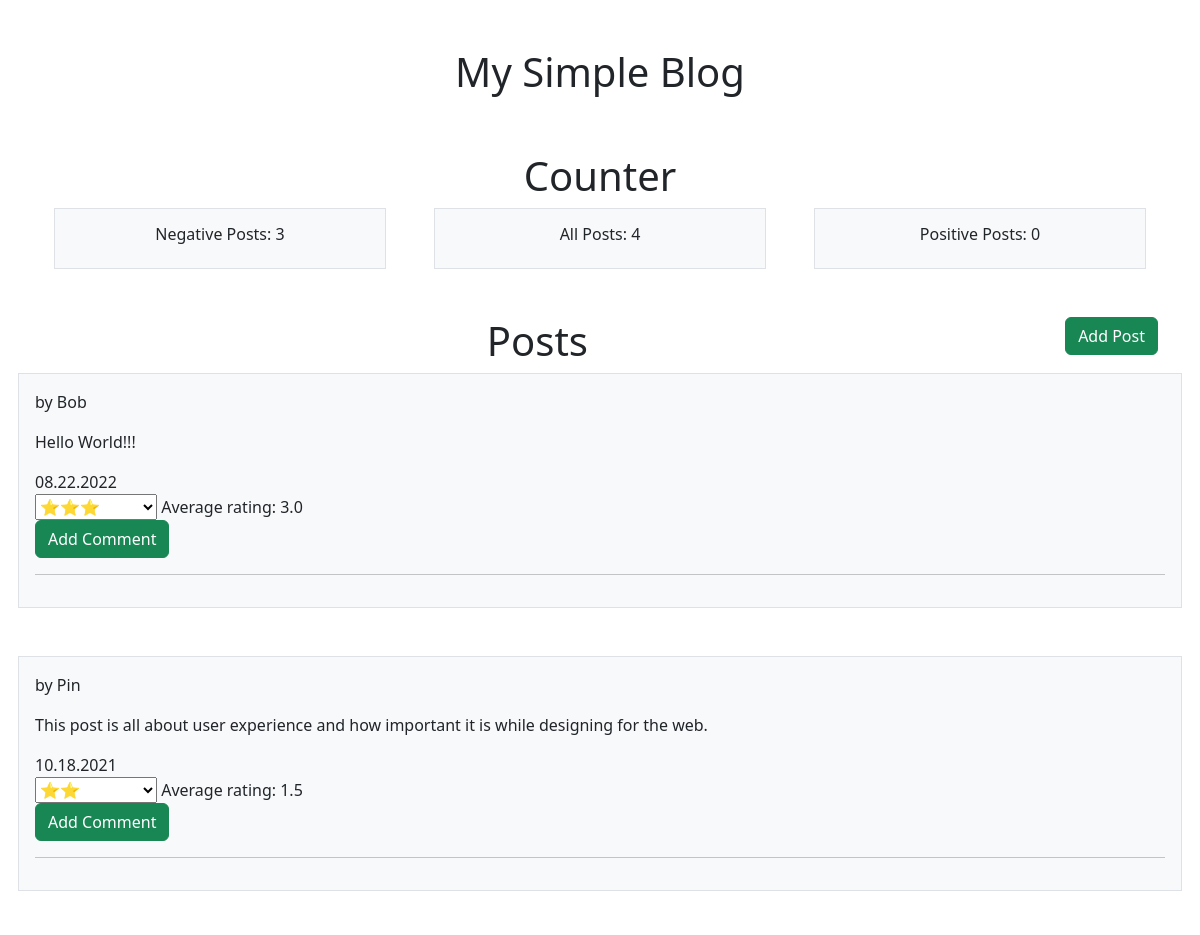
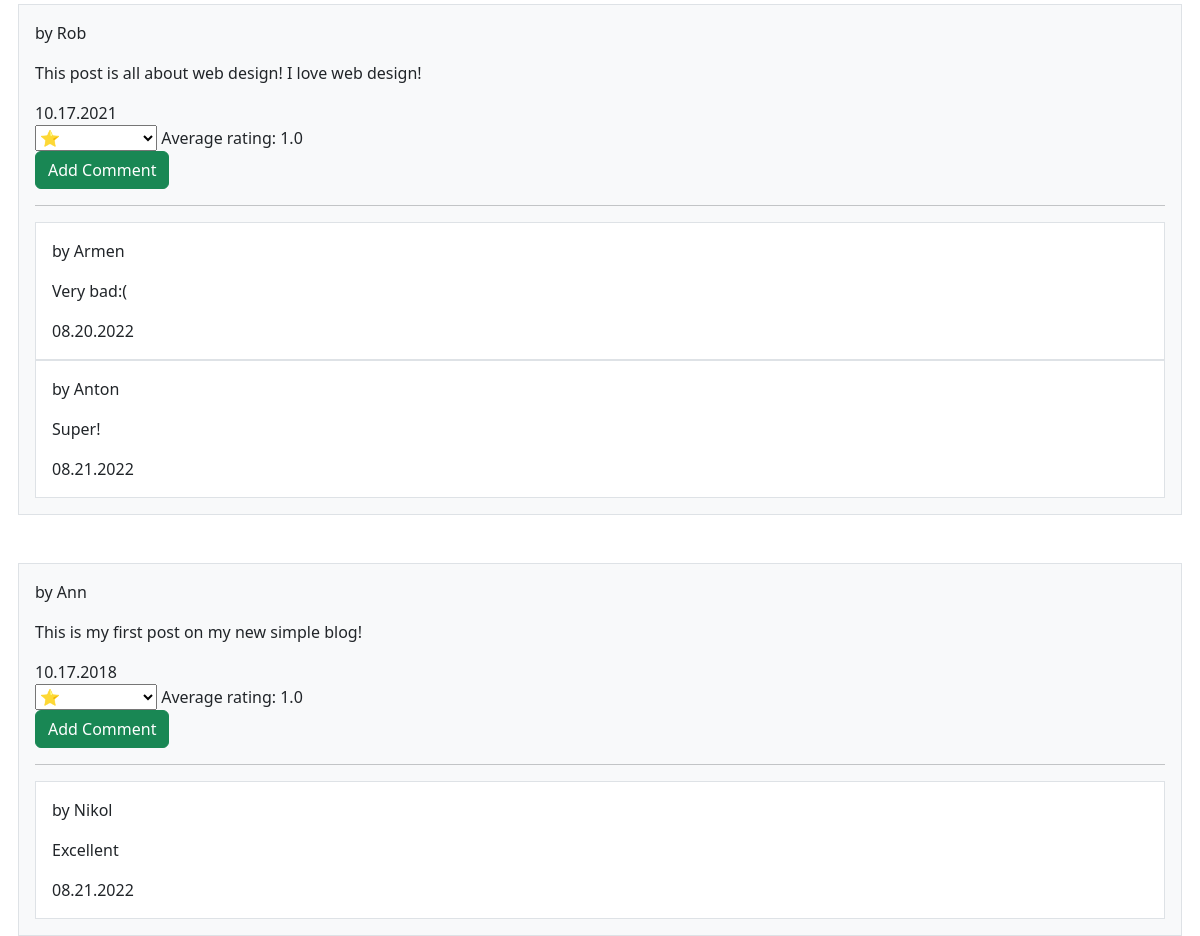
The page / on the database its author committed (2 pictures, top to bottom).
### tables this page shows
create table posts
(
    id            int auto_increment
        primary key,
    post          text                      not null,
    visitore_name varchar(50)               not null,
    created_at    date default '2000-01-01' not null
);

create table comments
(
    id            int auto_increment
        primary key,
    post_id       int          not null,
    comment       varchar(500) not null,
    visitore_name varchar(50)  not null,
    created_at    date         null
);

### includes/Grade.php (called while the page is built, shortened)
<?php
class Grade
{
    public function __construct($post_id, $grade)
    {
        if (empty($grade)){
            $this->grade = 0;
        } else {
            $this->grade = $grade;
        }
    }
    static function getRating($post_id)
    {
        $db = new Database();
        $connection = $db->getMyconn();
        $query = mysqli_query($connection, "select round(avg(grade),1) as grade from grades join posts bp on grades.post_id = bp.id where post_id = " . $post_id);
        $rating = mysqli_fetch_array($query);
        $postGrade = new Grade($post_id, $rating["grade"]);
        return $postGrade;
    }
}

### includes/Comment.php (called while the page is built, shortened)
<?php
class Comment
{
    public function __construct($post_id, $comment, $visitore_name, $created_at)
    {
        $this->comment = $comment;
        $this->visitore_name = $visitore_name;
        if (!empty($created_at)) {
            $split_created_at = explode("-", $created_at);
            $this->created_at = $split_created_at[1] . "." . $split_created_at[2] . "." . $split_created_at[0];
        }
    }
    static function postHaveComment($connection, $post_id = null)
    {
        if (!empty($post_id)) {
            $str = "SELECT comments.* FROM comments WHERE post_id = " . $post_id . " ORDER BY id DESC";
            mysqli_query($connection, $str);
            return true;
        }
        return false;
    }
    static function getPostComment($connection, $post_id = null)
    {
        if (!empty($post_id)) {
            $query = mysqli_query($connection, "SELECT comments.* FROM comments WHERE post_id = " . $post_id . " ORDER BY id DESC");
        }
        $commentArray = array();
        while ($row = mysqli_fetch_assoc($query)) {
            $comment = new Comment($row["post_id"], $row['comment'], $row['visitore_name'], $row['created_at']);
            array_push($commentArray, $comment);
        }
        return $commentArray;
    }
}

### includes/includes.php (the view, shortened to what this page needs)
<?php
include 'Post.php';
include 'Comment.php';
include 'Grade.php';
function printPostsAndComments($connect)
{
    foreach (Post::getBlogPosts($connect) as $key => $post) {
        echo "<div id='postDiv' class='col-12 p-3 border bg-light'>";
        echo "<p id='postNameP' >by " . $post->visitore_name . "</p>";
        echo "<p id='postPostP' >" . $post->post . "</p>";
        $grade = Grade::getRating($post->id)->grade;
        echo "<span id='postDateSpan' >" . $post->created_at . "</span>";
        $values[$key] = array(
            'visitore_name_post' => $post->visitore_name,
            'post' => $post->post,
            'created_at_post' => $post->created_at,
        );
        echo "<br><select class='rating' name='rating'>";
        for ($i = 1;$i<=5;$i++){
            if (round(Grade::getRating($post->id)->grade) == $i) {
                echo "<option selected value = '" . $i . "|" . $post->id . "' > " . str_repeat("⭐", $i) . "</option >";
            } else {
                echo "<option value = '" . $i . "|" . $post->id . "' > " . str_repeat("⭐", $i) . "</option >";
            }
        }
        echo "</select>";
        echo "<span> Average rating: " . $grade . "</span>";
        echo "<div id='commDiv'>";
        printFormComment($post->id);
        echo "</div>";
        echo "<hr>";
        if (Comment::postHaveComment($connect, $post->id)) {
            foreach (Comment::getPostComment($connect, $post->id) as $comm) {
                echo "<div id='commentDiv' class='col-12 p-3 border bg-white'>";
                echo "<p id='commentNameP' >by " . $comm->visitore_name . "</p>";
                echo "<p id='commentCommP' >" . $comm->comment . "</p>";
                echo "<span id='commentDateSpan' >" . $comm->created_at . "</span>";
                echo "</div>";
                $values[$key][] = array(
                    'comments' => array(
                        'visitore_name_comm' => $comm->visitore_name,
                        'comment' => $comm->comment,
                        'created_at_comm' => $comm->created_at,
                    ),
                );
            }
        }
        echo "</div>";
    }
    return $values;
}
function printFormComment($post_id)
{
    echo "
            <button type='button' class='btn btn-success' data-bs-toggle='modal' data-bs-target='#commentModal" . $post_id . "'>
                Add Comment
            </button>
            <div class='modal' id='commentModal" . $post_id . "' tabindex='-1' aria-labelledby='commentModal" . $post_id . "Label'
                 aria-hidden='true'>
                <div class='modal-dialog modal-dialog-centered'>
                    <div class='modal-content'>
                        <div class='modal-header'>
                            <h5 class='modal-title' id='commentModal" . $post_id . "Label'>Comment</h5>
                            <button type='button' class='btn-close' data-bs-dismiss='modal' aria-label='Close'></button>
                        </div>
                        <form class='commentForm'>
                            <div class='modal-body'>
                                <div class='input-group mb-3'>
                                    <label>
                                        <input class='form-control' type='text' name='visitore_name' placeholder='Your name' required/>
                                    </label>
                                        <input class='form-control' type='text' name='post_id' value='" . $post_id . "' hidden/>
                                </div>
                                <div class='mb-3 text-start'>
                                    <label for='post'>Comment:</label>
                                    <textarea class='form-control' name='comment' placeholder='Text' required></textarea>
                                </div>
                            </div>
                            <div class='modal-footer'>
                                <button type='submit' class='btnCommSave btn btn-primary' name='submit'>Submit
                                </button>
                            </div>
                        </form>
                    </div>
                </div>
            </div>";
}

### index.php (shortened to what this page needs)
<?php
include("includes/includes.php");
?>
<!DOCTYPE html>
<html lang="en">
<head>
    <link href="https://cdn.jsdelivr.net/npm/bootstrap@5.2.0/dist/css/bootstrap.min.css" rel="stylesheet"
>
</head>
<body>
<div class="container">
    <div class="row text-center p-5">
        <div class="col">
            <h1>My Simple Blog</h1>
        </div>
    </div>
    <div class="row text-center">
        <div class="col">
            <h1>Counter</h1>
        </div>
    </div>
    <div class="counters">
        <div class="container pb-5 text-center">
            <div class="row g-5">
                <div class="col">
                    <div class="p-3 border bg-light">
                        <h6>
                            <?php Post::negativePostCount($connection->getMyconn()) ?>
                        </h6>
                    </div>
                </div>
                <div class="col">
                    <div class="p-3 border bg-light">
                        <h6><?php Post::allPostCount($connection->getMyconn()) ?></h6>
                    </div>
                </div>
                <div class="col">
                    <div class="p-3 border bg-light">
                        <h6><?php Post::positivePostCount($connection->getMyconn()) ?></h6>
                    </div>
                </div>
            </div>
        </div>
    </div>
    <div class="row text-end">
        <div class="col">
            <h1>Posts</h1>
        </div>
        <div class="col">
            <button type="button" class="btn btn-success" data-bs-toggle="modal" data-bs-target="#exampleModal">
                Add Post
            </button>
        </div>
    </div>
    <div id="rowPosts" class="row g-5 justify-content-center">
        <?php printPostsAndComments($connection->getMyconn()); ?>
    </div>
</div>
</body>
</html>

### includes/Post.php (shortened to what this page needs)
<?php
class Post
{
    function __construct($id = null, $post = null, $visitore_name = null, $created_at = null)
    {
        if (!empty($id)) {
            $this->id = $id;
        }
        if (!empty($post)) {
            $this->post = $post;
        }
        if (!empty($created_at)) {
            $split_created_at = explode("-", $created_at);
            $this->created_at = $split_created_at[1] . "." . $split_created_at[2] . "." . $split_created_at[0];
        }
        if (!empty($visitore_name)) {
            $this->visitore_name = $visitore_name;
        }
    }
    static function getBlogPosts($connection, $id = null)
    {
        if (!empty($id)) {
            $query = mysqli_query($connection, "SELECT * FROM posts WHERE id = " . $id . " ORDER BY id DESC");
        } else {
            $query = mysqli_query($connection, "SELECT * FROM posts ORDER BY id DESC");
        }
        $postArray = array();
        while ($row = mysqli_fetch_assoc($query)) {
            $myPost = new Post($row["id"], $row["post"], $row['visitore_name'], $row['created_at']);
            array_push($postArray, $myPost);
        }
        return $postArray;
    }
    static function negativePostCount($connection)
    {
        $query = mysqli_query($connection, "select count(*) as posts from (select post_id from grades group by post_id having avg(grade) < 3) t");
        $row = mysqli_fetch_assoc($query);
        echo "Negative Posts: " . $row['posts'];
    }
    static function allPostCount($connection)
    {
        $query = mysqli_query($connection, "select count(id) as posts from posts");
        $row = mysqli_fetch_assoc($query);
        echo "All Posts: " . $row['posts'];
    }
    static function positivePostCount($connection)
    {
        $query = mysqli_query($connection, "select count(*) as posts from (select post_id from grades group by post_id having avg(grade) > 3) t");
        $row = mysqli_fetch_assoc($query);
        echo "Positive Posts: " . $row['posts'];
    }
}

### rows shown on the page
posts: visitore_name "Bob", post "Hello World!!!", created_at "08.22.2022", rating "⭐⭐⭐", grade "3.0"
posts: visitore_name "Pin", post "This post is all about user experience and how important it is while designing for the web.", created_at "10.18.2021", rating "⭐⭐", grade "1.5"
posts: visitore_name "Rob", post "This post is all about web design! I love web design!", created_at "10.17.2021", rating "⭐", grade "1.0"
comments: visitore_name "Armen", comment "Very bad:(", created_at "08.20.2022"
comments: visitore_name "Anton", comment "Super!", created_at "08.21.2022"
posts: visitore_name "Ann", post "This is my first post on my new simple blog!", created_at "10.17.2018", rating "⭐", grade "1.0"
comments: visitore_name "Nikol", comment "Excellent", created_at "08.21.2022"

### other values the page prints
$row['posts'] "3"
$row['posts'] "4"
$row['posts'] "0"
